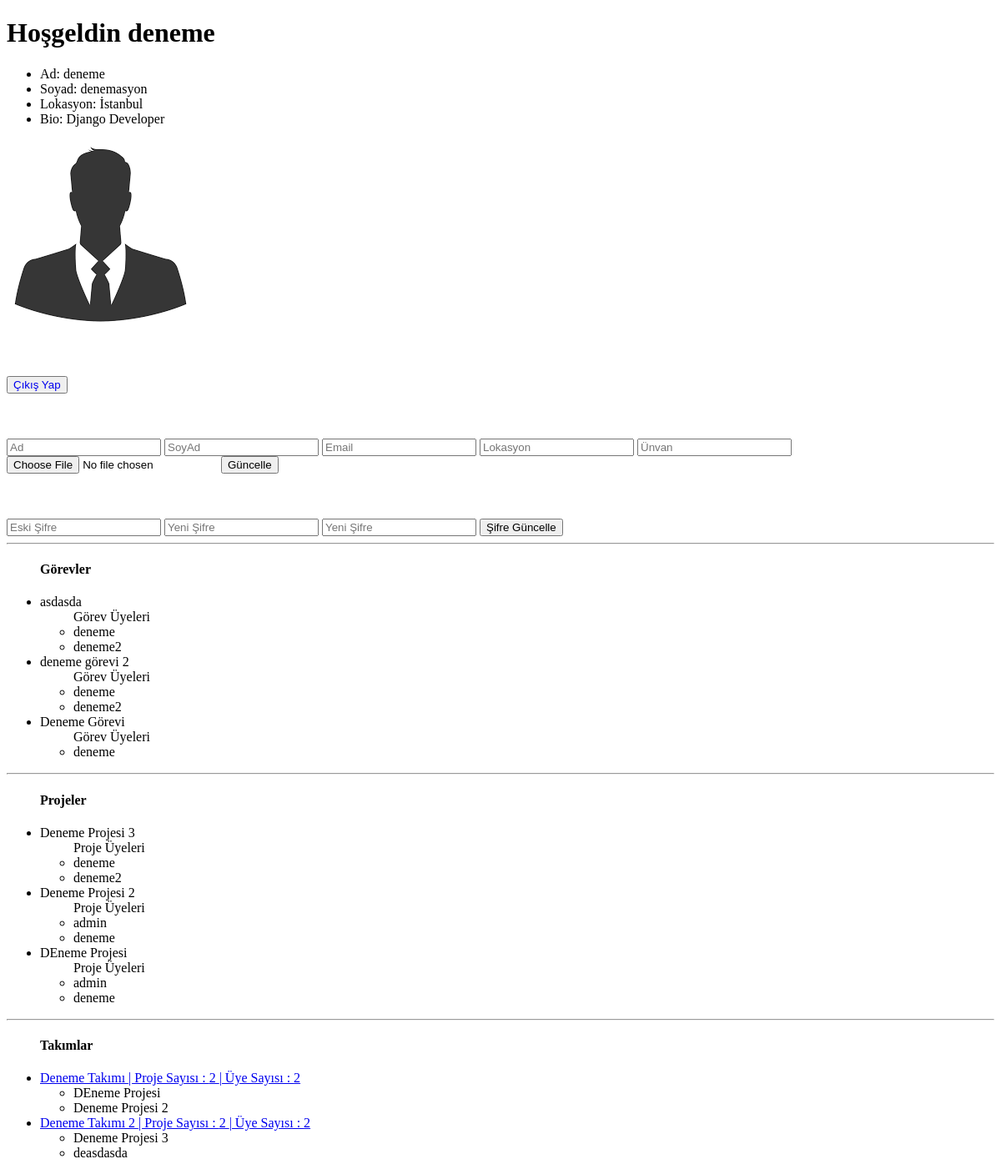
Page /kullanıcılar/profil/ (signed in) on the committed database.
### kullanici/models.py (models this page shows)
class Kullanici(AbstractUser):
    profil_foto = models.ImageField(upload_to='profil/foto/', default='defaults/default.png')
    lokasyon = models.CharField(max_length=255, null=True, blank=True)
    title = models.TextField(null=True, blank=True)
    user_permissions = models.ManyToManyField(Permission, related_name='izinler', null=True,
                                              blank=True)  # zorunlu tanımlamamız gerek
    groups = models.ManyToManyField(Group, related_name='gruplar', null=True, blank=True)  # zorunlu tanımlamamız gerek
    password_reset_hash = models.TextField(null=True, blank=True)
    class Meta:
        verbose_name = 'Kullanıcı'
        verbose_name_plural = 'Kullanıcılar'

### gorev/models.py (models this page shows, shortened)
class Gorev(models.Model):
    ad = models.CharField(max_length=255)
    aciklama = models.TextField()
    olusturulma_tarihi = models.DateTimeField(auto_now_add=True)
    baslama_tarihi = models.DateField()
    bitis_tarihi = models.DateField()
    proje = models.ForeignKey(Proje, related_name='gorevler', on_delete=models.SET_NULL, null=True)
    uyeler = models.ManyToManyField(to='kullanici.Kullanici',related_name='gorevler',null=True)
    class Meta:
        verbose_name= 'Görev'
        verbose_name_plural = 'Görevler'

### proje/models.py (models this page shows)
class Proje(models.Model):
    gizlilik_secenekleri = (
        ('herkese_acik', 'Herkese Açık'),
        ('takim_uyeleri', 'Sadece Takım Üyeleri'),
        ('sadece_ben', 'Sadece Ben')
    )
    ad = models.CharField(max_length=255)
    aciklama = models.TextField()
    olusturulma_tarihi = models.DateTimeField(auto_now_add=True)
    baslama_tarihi = models.DateField()
    bitis_tarihi = models.DateField()
    gizlilik = models.CharField(max_length=25, choices=gizlilik_secenekleri)
    takim = models.ForeignKey(Takim, related_name='projeler', on_delete=models.SET_NULL, null=True)
    uyeler = models.ManyToManyField(to='kullanici.Kullanici',related_name='projeler',null=True)
    class Meta:
        verbose_name = 'Proje'
        verbose_name_plural = 'Projeler'
    def __str__(self):
        return self.ad

### takim/models.py (models this page shows, shortened)
class Takim(models.Model):
    ad = models.CharField(max_length=255)
    aciklama = models.TextField()
    uyeler = models.ManyToManyField(to='kullanici.Kullanici',related_name='takimlar',null=True)
    class Meta:
        verbose_name = 'Takım'
        verbose_name_plural = 'Takımlar'

### kullanici/views.py (called while the page is built)
@login_required
def kullanici(request):
    kullanici = request.user
    takimlar = kullanici.takimlar.all()
    projeler = kullanici.projeler.all()
    gorevler = kullanici.gorevler.all()
    context = {
        'kullanici': kullanici,
        'takimlar': takimlar,
        'projeler': projeler,
        'gorevler': gorevler
    }
    return render(request, 'kullanici/profile.html', context=context)

### templates/kullanici/profile.html (shortened to what this page needs)
{% extends 'utilities/layout.html' %}
{% load static %}
{% block icerik %}
    <h1>Hoşgeldin {{ kullanici.username }}</h1>
    <ul>
        <li>Ad: {{ kullanici.first_name }}</li>
        <li>Soyad: {{ kullanici.last_name }}</li>
        <li>Lokasyon: {{ kullanici.lokasyon }}</li>
        <li>Bio: {{ kullanici.title }}</li>
    </ul>
    <img src="{{ kullanici.profil_foto.url }}" alt="">
    <br><br><br><br>
    <button><a style="text-decoration: none;" href="{% url 'kullanici:cikis_yap' %}">Çıkış Yap</a></button>
    <br><br><br><br>
    <form action="{% url 'kullanici:kullanici_guncelle' %}" enctype="multipart/form-data" method="post">
        <input type="text" placeholder="Ad" name="ad">
        <input type="text" placeholder="SoyAd" name="soyad">
        <input type="email" placeholder="Email" name="email">
        <input type="text" placeholder="Lokasyon" name="lokasyon">
        <input type="text" placeholder="Ünvan" name="title">
        <input type="file" name="profil_foto">
        <input type="submit" value="Güncelle">
    </form>
    <br><br><br>
    <form action="{% url 'kullanici:kullanici_sifre_guncelle' %}" method="post" id="sifre_guncelle_form">
        <input type="password" name="eski_sifre" placeholder="Eski Şifre" id="eski_sifre">
        <input type="password" name="yeni_sifre" placeholder="Yeni Şifre" id="yeni_sifre">
        <input type="password" name="yeni_sifre_kontrol" placeholder="Yeni Şifre" id="yeni_sifre_kontrol">
        <input type="submit" value="Şifre Güncelle" id="sifre_guncelle_btn">
    </form>
    <hr>
    <ul>
    <h4>Görevler</h4>
        {% for gorev in gorevler %}
            <li>{{ gorev.ad }}</li>
            <ul>
            Görev Üyeleri
            {% for uye in gorev.uyeler.all %}
        <li>{{ uye }}</li>
            {% endfor %}
            </ul>
        {% endfor %}
    </ul>
    <hr>
    <ul>
    <h4>Projeler</h4>
        {% for proje in projeler %}
            <li>{{ proje.ad }}</li>
            <ul>
                Proje Üyeleri
            {% for uye in proje.takim.uyeler.all %}
                <li>{{ uye }}</li>
            {% endfor %}
            </ul>
        {% endfor %}
    </ul>
    <hr>
    <ul>
    <h4>Takımlar</h4>
        {% for takim in takimlar %}
            <li><a href="{% url 'takim:takim_detay' takim_adi=takim.ad %}">{{ takim.ad }}  |  Proje Sayısı : {{ takim.projeler.count }}  | Üye Sayısı : {{ takim.uyeler.count }}</a></li>
           <ul>
           {% for proje in takim.projeler.all %}
                <li>{{ proje }}</li>
           {% endfor %}
           </ul>
        {% endfor %}
    </ul>
{% endblock %}

### rows in the picture
Kullanici: username "deneme", first_name "deneme", last_name "denemasyon", lokasyon "İstanbul", title "Django Developer", profil_foto (placeholder picture)
Gorev: ad "asdasda"
Kullanici: username "deneme2"
Gorev: ad "deneme görevi 2"
Gorev: ad "Deneme Görevi"
Proje: ad "Deneme Projesi 3"
Proje: ad "Deneme Projesi 2"
Kullanici: username "admin"
Proje: ad "DEneme Projesi"
Takim: ad "Deneme Takımı", projeler.count "2", uyeler.count "2"
Takim: ad "Deneme Takımı 2", projeler.count "2", uyeler.count "2"
Proje: ad "deasdasda"
